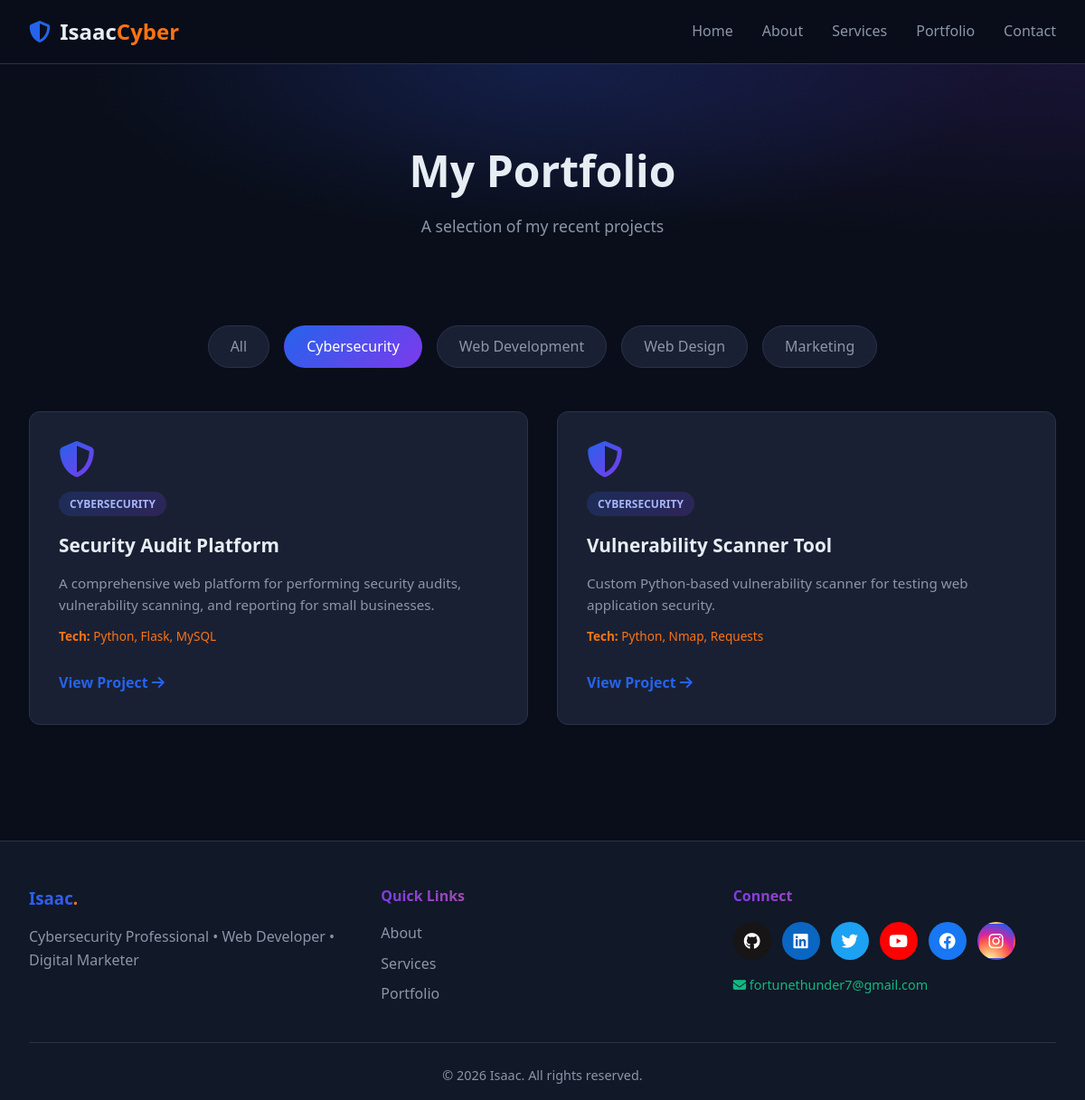
The app's page /portfolio?category=cybersecurity with its own data.
### app.py (models this page shows, shortened)
class Project(db.Model):
    id = db.Column(db.Integer, primary_key=True)
    title = db.Column(db.String(200), nullable=False)
    description = db.Column(db.Text, nullable=False)
    category = db.Column(db.String(50))
    tech_stack = db.Column(db.String(200))
    link = db.Column(db.String(300))

### app.py (the view)
@app.route('/portfolio')
def portfolio():
    category = request.args.get('category', 'all')
    if category == 'all':
        projects = Project.query.all()
    else:
        projects = Project.query.filter_by(category=category).all()
    return render_template('portfolio.html', projects=projects, selected=category)

### templates/portfolio.html (shortened to what this page needs)
{% extends 'base.html' %}
{% block content %}
<section class="page-header">
    <h1>My Portfolio</h1>
    <p>A selection of my recent projects</p>
</section>
<section class="portfolio-section">
    <div class="filter-buttons">
        <a href="{{ url_for('portfolio', category='all') }}"
           class="filter-btn {% if selected == 'all' %}active{% endif %}">All</a>
        <a href="{{ url_for('portfolio', category='cybersecurity') }}"
           class="filter-btn {% if selected == 'cybersecurity' %}active{% endif %}">Cybersecurity</a>
        <a href="{{ url_for('portfolio', category='webdev') }}"
           class="filter-btn {% if selected == 'webdev' %}active{% endif %}">Web Development</a>
        <a href="{{ url_for('portfolio', category='webdesign') }}"
           class="filter-btn {% if selected == 'webdesign' %}active{% endif %}">Web Design</a>
        <a href="{{ url_for('portfolio', category='marketing') }}"
           class="filter-btn {% if selected == 'marketing' %}active{% endif %}">Marketing</a>
    </div>
    <div class="projects-grid">
        {% for project in projects %}
        <div class="project-card">
            <div class="project-icon">
                {% if project.category == 'cybersecurity' %}
                    <i class="fas fa-shield-halved"></i>
                {% elif project.category == 'webdev' %}
                    <i class="fas fa-code"></i>
                {% elif project.category == 'webdesign' %}
                    <i class="fas fa-paint-brush"></i>
                {% else %}
                    <i class="fas fa-bullhorn"></i>
                {% endif %}
            </div>
            <span class="project-tag">{{ project.category }}</span>
            <h3>{{ project.title }}</h3>
            <p>{{ project.description }}</p>
            <p class="tech-stack"><strong>Tech:</strong> {{ project.tech_stack }}</p>
            <a href="{{ project.link }}" class="project-link">View Project <i class="fas fa-arrow-right"></i></a>
        </div>
        {% else %}
        <p class="no-projects">No projects found in this category.</p>
        {% endfor %}
    </div>
</section>
{% endblock %}

### static/css/style.css (style rules this page uses)
:root { --primary: #2563eb; --primary-dark: #1d4ed8; --purple: #7c3aed; --orange: #f97316; --green: #10b981; --dark: #0a0e1a; --dark-2: #111827; --card: #1a2033; --text: #e6edf3; --text-muted: #8b96a8; --border: #2a3348; }
* { margin: 0; padding: 0; box-sizing: border-box; }
body { font-family: 'Segoe UI', Tahoma, sans-serif; background: var(--dark); color: var(--text); line-height: 1.6; }
a { color: inherit; text-decoration: none; }
section { padding: 4rem 2rem; }
.cards-grid, .projects-grid { max-width: 1200px; margin: 0 auto; display: grid; grid-template-columns: repeat(auto-fit, minmax(260px, 1fr)); gap: 2rem; }
.card, .project-card { background: var(--card); padding: 2rem; border-radius: 12px; border: 1px solid var(--border); transition: all 0.3s; position: relative; overflow: hidden; }
.card::before, .project-card::before { content: ''; position: absolute; top: 0; left: 0; width: 100%; height: 3px; background: linear-gradient(90deg, var(--primary), var(--purple), var(--orange)); transform: scaleX(0); transform-origin: left; transition: transform 0.3s; }
.card i, .project-icon i { font-size: 2.5rem; background: linear-gradient(135deg, var(--primary), var(--purple)); -webkit-background-clip: text; background-clip: text; color: transparent; margin-bottom: 1rem; }
.card h3, .project-card h3 { margin-bottom: 0.75rem; font-size: 1.3rem; }
.card p, .project-card p { color: var(--text-muted); font-size: 0.95rem; }
.page-header { text-align: center; padding: 5rem 2rem 2rem; background: radial-gradient(ellipse at top, rgba(37, 99, 235, 0.18), transparent 60%), radial-gradient(ellipse at top right, rgba(124, 58, 237, 0.12), transparent 60%); }
.page-header h1 { font-size: 3rem; margin-bottom: 0.5rem; }
.page-header p { color: var(--text-muted); font-size: 1.1rem; }
.portfolio-section { max-width: 1200px; margin: 0 auto; }
.filter-buttons { display: flex; gap: 1rem; justify-content: center; margin-bottom: 3rem; flex-wrap: wrap; }
.filter-btn { padding: 0.6rem 1.5rem; border-radius: 30px; background: var(--card); border: 1px solid var(--border); color: var(--text-muted); transition: 0.3s; font-weight: 500; }
.filter-btn.active { background: linear-gradient(135deg, var(--primary), var(--purple)); color: #fff; border-color: transparent; }
.project-tag { display: inline-block; background: linear-gradient(135deg, rgba(37,99,235,0.2), rgba(124,58,237,0.2)); color: #a5b4fc; padding: 0.25rem 0.75rem; border-radius: 20px; font-size: 0.75rem; font-weight: 600; text-transform: uppercase; margin-bottom: 1rem; }
.tech-stack { margin: 0.75rem 0; font-size: 0.85rem !important; color: var(--orange) !important; }
.project-link { color: var(--primary); font-weight: 600; display: inline-block; margin-top: 1rem; transition: 0.3s; }

### records on screen
Project: category "CYBERSECURITY", title "Security Audit Platform", description "A comprehensive web platform for performing security audits, vulnerability scanning, and reporting for small businesses.", tech_stack "Python, Flask, MySQL"
Project: category "CYBERSECURITY", title "Vulnerability Scanner Tool", description "Custom Python-based vulnerability scanner for testing web application security.", tech_stack "Python, Nmap, Requests"
